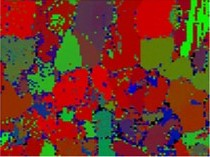
#> input picture image detection/first/101e.jpg, 210 x 157 px, found by its file name
$ python color.py
#> lines starting #> are read from the running program, lines starting #| are printed output that depends on the picture; after the words box and inside, x2 and y2 are one past the last pixel; in counts of white or black regions, pixels touching at a corner belong together; long printed decimals are rounded
import cv2
import numpy as np

def calculate_color_ratios(image_path):
#> called with image_path = 'first/101e.jpg'
    img = cv2.imread(image_path)
#> img is the input picture: shape (157, 210, 3); mean B, G, R 36.6, 55.9, 113.4

    total_pixels = img.shape[0] * img.shape[1]
#> total_pixels = 32970

    lower_blue = np.array([100, 0, 0])
    upper_blue = np.array([255, 100, 100])

    lower_green = np.array([0, 100, 0])
    upper_green = np.array([100, 255, 100])

    lower_red = np.array([0, 0, 100])
    upper_red = np.array([100, 100, 255])

    blue_mask = cv2.inRange(img, lower_blue, upper_blue)
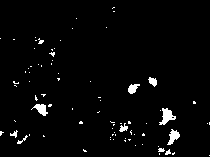
#> blue_mask: shape (157, 210); 2.6% white; 80 white regions (69 under 20 px), largest, box (x1, y1, x2, y2) and area: (159, 108, 176, 125) 147, (167, 129, 180, 145) 107, (31, 104, 48, 116) 104
    green_mask = cv2.inRange(img, lower_green, upper_green)
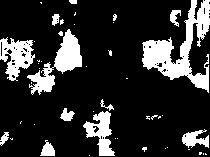
#> green_mask: shape (157, 210); 18.5% white; 46 white regions (33 under 20 px), largest, box (x1, y1, x2, y2) and area: (142, 0, 210, 93) 2316, (27, 29, 82, 95) 1230, (0, 37, 35, 81) 839
    red_mask = cv2.inRange(img, lower_red, upper_red)
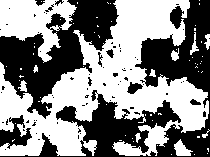
#> red_mask: shape (157, 210); 52.9% white; 72 black regions (61 under 20 px), largest, box (x1, y1, x2, y2) and area: (0, 0, 210, 157) 8600, (0, 0, 119, 119) 5847, (0, 115, 32, 149) 526

    blue_pixels = np.sum(blue_mask)
#> blue_pixels = 222615
    green_pixels = np.sum(green_mask)
#> green_pixels = 1559325
    red_pixels = np.sum(red_mask)
#> red_pixels = 4450005
    sum = blue_pixels+green_pixels+red_pixels
#> sum = 6231945

    blue_ratio = blue_pixels / sum
#> blue_ratio = 0.0357
    green_ratio = green_pixels / sum
#> green_ratio = 0.25
    red_ratio = red_pixels / sum
#> red_ratio = 0.714

    return blue_ratio, green_ratio, red_ratio


samples = ["101e.jpg","102.jpg","103.jpg","104.jpg","105.jpg","106.jpg"]
for sample in samples:
    blue_ratio, green_ratio, red_ratio = calculate_color_ratios("first/"+sample)
#> blue_ratio = 0.0357; green_ratio = 0.25; red_ratio = 0.714
    print("Sample Name:",sample)
    print("Blue Ratio:", blue_ratio)
#| Blue Ratio: 0.03572
    print("Green Ratio:", green_ratio)
#| Green Ratio: 0.2502
    print("Red Ratio:", red_ratio)
#| Red Ratio: 0.7141
#> pass 2 of the loop `for sample in samples:`:
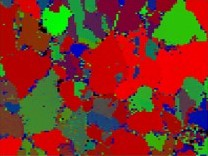
#> input picture image detection/first/102.jpg, 208 x 156 px, found by its file name
#> in calculate_color_ratios, img is the input picture: shape (156, 208, 3); mean B, G, R 34.9, 53.6, 123.7
#> in calculate_color_ratios (call 2), `blue_mask = cv2.inRange(img, lower_blue, upper_blue)`:
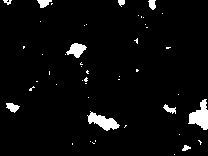
#> blue_mask: shape (156, 208); 4.1% white; 48 white regions (38 under 20 px), largest, box (x1, y1, x2, y2) and area: (188, 99, 208, 130) 352, (87, 111, 120, 131) 313, (66, 43, 87, 58) 178
#> green_mask: shape (156, 208); 21.6% white; 49 white regions (30 under 20 px), largest, box (x1, y1, x2, y2) and area: (18, 70, 62, 135) 1656, (152, 0, 206, 46) 1353, (41, 0, 101, 48) 1208
#> in calculate_color_ratios (call 2), `red_mask = cv2.inRange(img, lower_red, upper_red)`:
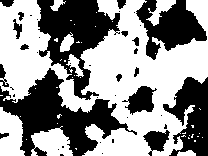
#> red_mask: shape (156, 208); 56.2% white; 40 black regions (23 under 20 px), largest, box (x1, y1, x2, y2) and area: (0, 68, 137, 156) 4525, (37, 0, 120, 100) 3819, (136, 0, 207, 60) 2193
#> blue_pixels = 341955
#> green_pixels = 1785510
#> red_pixels = 4646610
#> sum = 6774075
#> in calculate_color_ratios (call 2), `blue_ratio = blue_pixels / sum`: blue_ratio = 0.0505
#> in calculate_color_ratios (call 2), `green_ratio = green_pixels / sum`: green_ratio = 0.264
#> in calculate_color_ratios (call 2), `red_ratio = red_pixels / sum`: red_ratio = 0.686
#> `blue_ratio, green_ratio, red_ratio = calculate_color_ratios("first/"+s..`: blue_ratio = 0.0505; green_ratio = 0.264; red_ratio = 0.686
#| Blue Ratio: 0.05048
#| Green Ratio: 0.2636
#| Red Ratio: 0.6859
#> pass 3 of the loop `for sample in samples:`:
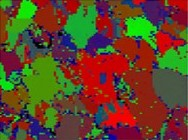
#> input picture image detection/first/103.jpg, 188 x 140 px, found by its file name
#> in calculate_color_ratios, img is the input picture: shape (140, 188, 3); mean B, G, R 41.8, 69.6, 97.5
#> in calculate_color_ratios (call 3), `blue_mask = cv2.inRange(img, lower_blue, upper_blue)`:
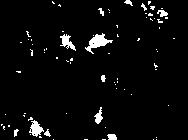
#> blue_mask: shape (140, 188); 4% white; 77 white regions (65 under 20 px), largest, box (x1, y1, x2, y2) and area: (85, 33, 113, 54) 227, (29, 120, 44, 137) 137, (60, 34, 76, 51) 122
#> green_mask: shape (140, 188); 22.8% white; 64 white regions (46 under 20 px), largest, box (x1, y1, x2, y2) and area: (0, 56, 81, 116) 1981, (64, 1, 98, 48) 964, (6, 0, 37, 52) 739
#> in calculate_color_ratios (call 3), `red_mask = cv2.inRange(img, lower_red, upper_red)`:
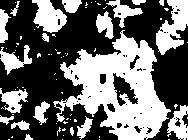
#> red_mask: shape (140, 188); 42.4% white; 75 white regions (55 under 20 px), largest, box (x1, y1, x2, y2) and area: (53, 30, 171, 140) 6205, (156, 0, 188, 55) 984, (32, 0, 67, 33) 722
#> blue_pixels = 266730
#> green_pixels = 1531530
#> red_pixels = 2843250
#> sum = 4641510
#> in calculate_color_ratios (call 3), `blue_ratio = blue_pixels / sum`: blue_ratio = 0.0575
#> in calculate_color_ratios (call 3), `green_ratio = green_pixels / sum`: green_ratio = 0.33
#> in calculate_color_ratios (call 3), `red_ratio = red_pixels / sum`: red_ratio = 0.613
#> `blue_ratio, green_ratio, red_ratio = calculate_color_ratios("first/"+s..`: blue_ratio = 0.0575; green_ratio = 0.33; red_ratio = 0.613
#| Blue Ratio: 0.05747
#| Green Ratio: 0.33
#| Red Ratio: 0.6126
#> the loop made 6 passes; the first 3 are shown
